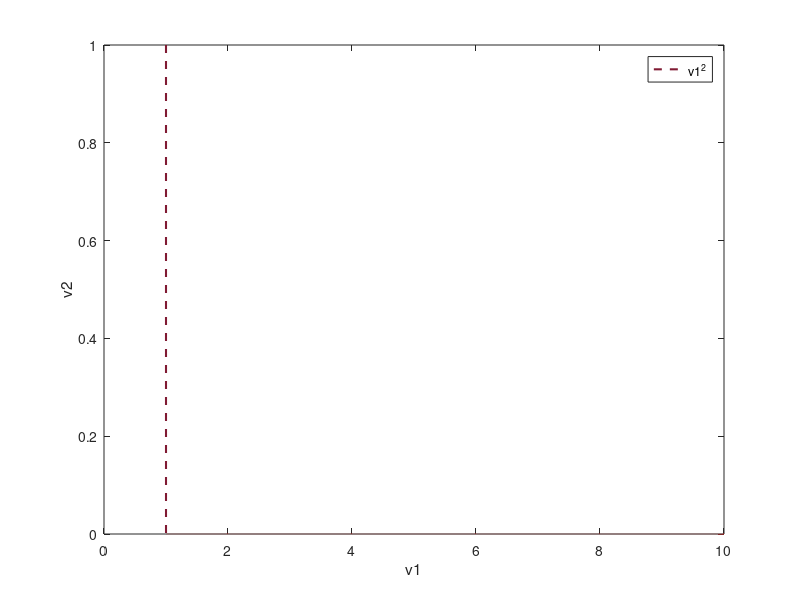

Write MATLAB code to recreate this figure.


N = 100000;
v1 = linspace(1,10,N);
v2 = zeros(1,N);

tic

for i = 1:length(v1)
    
    v2(i) = v1(i)^2;
    break;
    
end

toc

figure(1);
a = plot(v1,v2,'color',[0.5 0.1 0.2],'linestyle','--','linewidth',1.5);
xlabel('v1');
ylabel('v2');
legend('v1^2');

